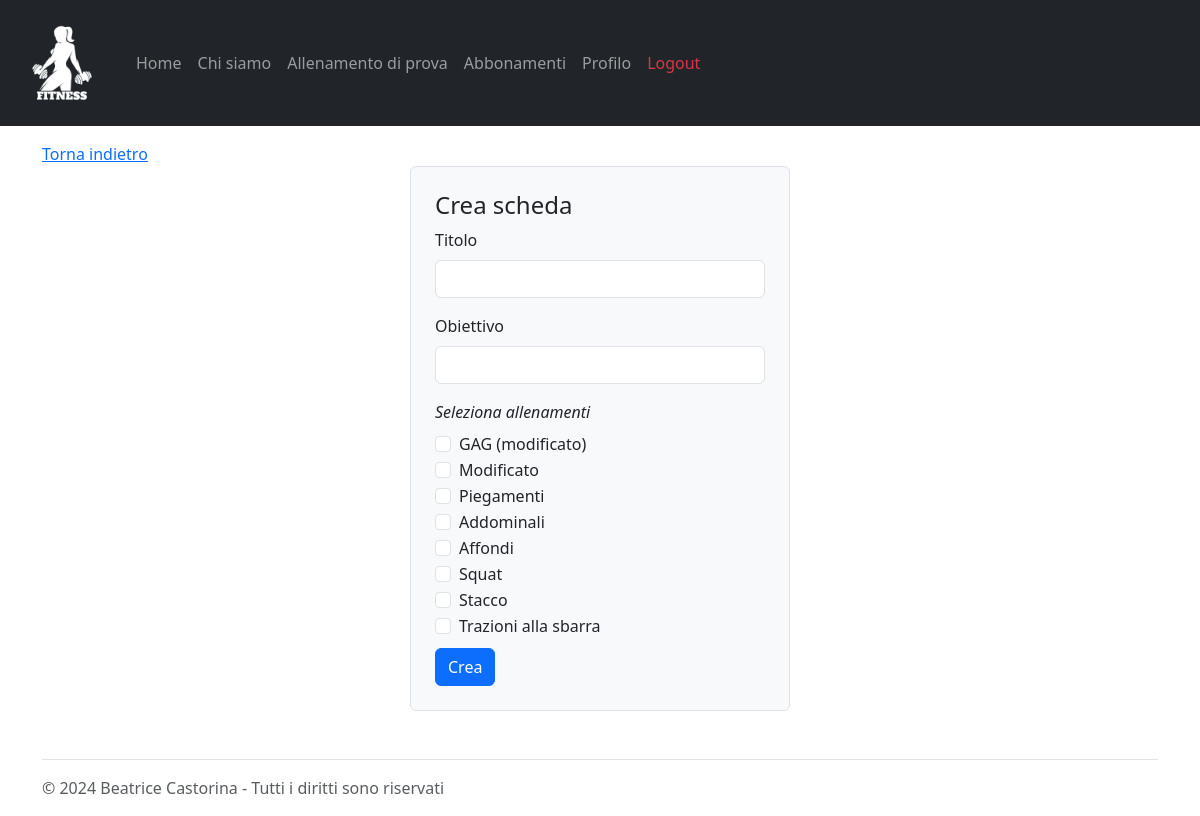
The app's page /create_scheda (signed in), older data.
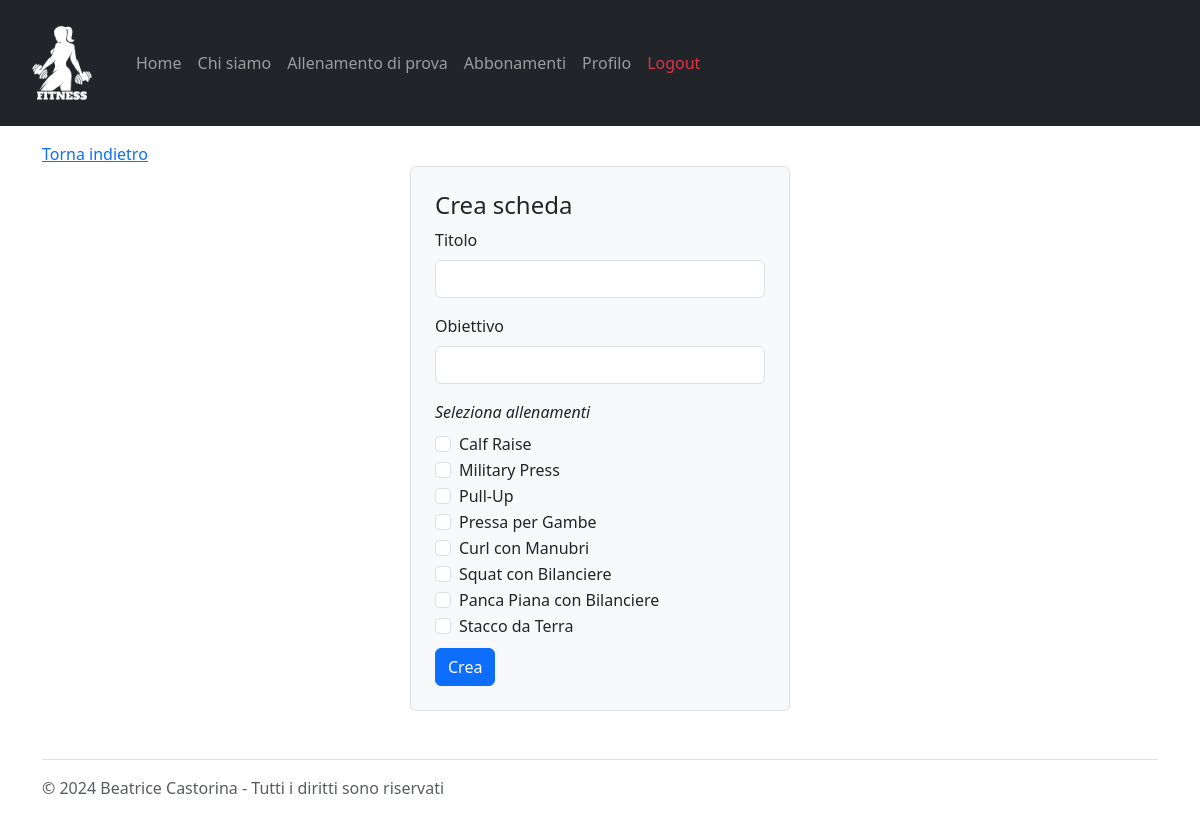
The same page, newer data.
### tables this page shows
CREATE TABLE "Allenamenti" (
	"id_allenamento"	INTEGER,
	"pt_id"	INTEGER NOT NULL,
	"titolo"	TEXT NOT NULL,
	"descrizione"	TEXT NOT NULL,
	"livello"	TEXT NOT NULL,
	"visibile"	INTEGER NOT NULL,
	"data_creazione"	TEXT NOT NULL,
	PRIMARY KEY("id_allenamento" AUTOINCREMENT),
	FOREIGN KEY("pt_id") REFERENCES "PersonalTrainers"("pt_id")
);

### app.py (the view)
@app.route("/create_scheda",methods=['GET','POST'])
def create_scheda():
  if request.method == 'POST':
    ids = request.form.getlist("ids")
    email = request.cookies.get('remember_token').split('|')[0]
    pt_id = utenti_dao.get_pt_id_by_email(email)
    new_scheda = request.form.to_dict()
    success = schede_dao.create_scheda(ids,pt_id,new_scheda)
    if success:
      return redirect(url_for("index"))
    return redirect(url_for("create_scheda"))
  else:
    allenamenti_db = allenamenti_dao.get_allenamenti()
    allenamenti = []
    email = request.cookies.get('remember_token').split('|')[0]
    pt_id = utenti_dao.get_pt_id_by_email(email)
    client_id = request.args.get("client_id")
    print("create_scheda",client_id)
    for allenamento in allenamenti_db:
      if allenamento['visibile'] == 1 or allenamento['pt_id'] == pt_id:
        allenamenti.append(allenamento)
    return render_template("create_scheda.html",allenamenti=allenamenti, client_id=client_id)

### allenamenti_dao.py (called while the page is built)
def get_allenamenti():
	query = 'SELECT * FROM Allenamenti ORDER BY data_creazione DESC'
	connection = sqlite3.connect('db/personal.db')
	connection.row_factory = sqlite3.Row
	cursor = connection.cursor()
	cursor.execute(query)
	result = cursor.fetchall()
	print(result)
	cursor.close()
	connection.close()
	return result

### app.py (called while the page is built)
@login_manager.user_loader
def load_user(user_email):
  print("load user:", user_email)
  user_db, type = utenti_dao.get_user_by_email(user_email)
  if type == 0:
    user = PersonalTrainer(nome=user_db['nome'], cognome=user_db['cognome'], pt_id=user_db['pt_id'], rating=user_db['rating'], numOfRatings=user_db['numOfRatings'], email=user_db['email'], password=user_db['password'])
  else:
    user = Client(nome=user_db['nome'], cognome=user_db['cognome'], client_id=user_db['client_id'], pt_id=user_db['pt_id'], email=user_db['email'], password=user_db['password'])
  return user

### templates/create_scheda.html (shortened to what this page needs)
{% extends "base.html" %}
{% block content %}
<a href="/schede">Torna indietro</a>
	<div class="col-4 offset-md-4 bg-light p-4 border rounded">
		<h4>Crea scheda</h4>
		<form action="/create_scheda" method="POST">
      <div class="mb-3">
				<label for="titleInput" class="form-label">Titolo</label>
				<input type="text" class="form-control" name="titolo" id="titleInput" required>
			</div>
      <div class="mb-3">
				<label for="obiettivoInput" class="form-label">Obiettivo</label>
				<input type="text" class="form-control" name="obiettivo" id="obiettivoInput" required>
			</div>
      <label class="form-label"><em>Seleziona allenamenti</em></label>
			{% for allenamento in allenamenti %}
        <div class="form-check">
          <input class="form-check-input" type="checkbox" name="ids" value="{{allenamento.id_allenamento}}" id="flexCheckDefault">
          <label class="form-check-label" for="flexCheckDefault">
            {{allenamento.titolo}}
          </label>
        </div>
      {% endfor %}
			<button type="submit" class="btn btn-primary mt-2">Crea</button>
		</form>
	</div>
{% endblock %}

Row changes from the older to the newer data that the page shows:
removed Allenamenti: titolo "GAG (modificato)"
removed Allenamenti: titolo "Modificato"
removed Allenamenti: titolo "Piegamenti"
removed Allenamenti: titolo "Addominali"
removed Allenamenti: titolo "Affondi"
removed Allenamenti: titolo "Squat"
removed Allenamenti: titolo "Stacco"
removed Allenamenti: titolo "Trazioni alla sbarra"
added Allenamenti: titolo "Calf Raise"
added Allenamenti: titolo "Military Press"
added Allenamenti: titolo "Pull-Up"
added Allenamenti: titolo "Pressa per Gambe"
added Allenamenti: titolo "Curl con Manubri"
added Allenamenti: titolo "Squat con Bilanciere"
added Allenamenti: titolo "Panca Piana con Bilanciere"
added Allenamenti: titolo "Stacco da Terra"
